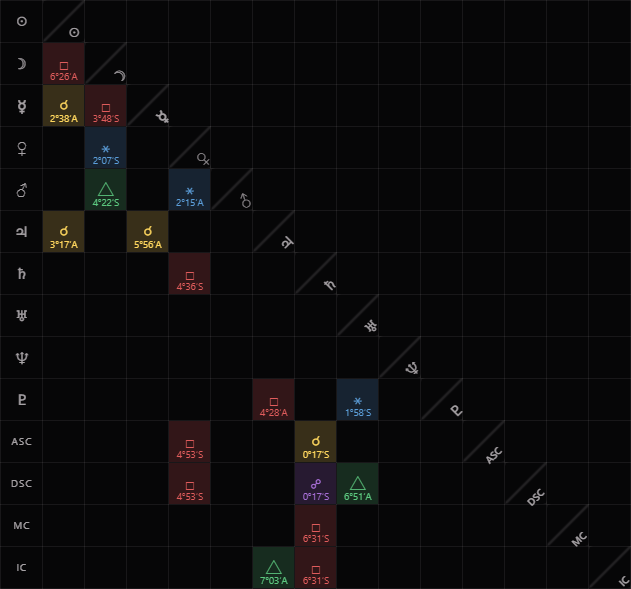
#> input picture scripts/_grid_new.png, 631 x 589 px, found by its file name
$ python _check_grid_px.py
#> lines starting #> are read from the running program, lines starting #| are printed output that depends on the picture; after the words box and inside, x2 and y2 are one past the last pixel; in counts of white or black regions, pixels touching at a corner belong together
# -*- coding: utf-8 -*-
"""像素自检: 相位网格新样式 (对角符号+网格线+三角分布)"""
from PIL import Image
import numpy as np

img = Image.open('scripts/_grid_new.png').convert('RGB')
#> img is the input picture: PIL image 631x589 RGB; mean R, G, B 11.4, 10.4, 11.1
W, H = img.size
#> W = 631; H = 589
print('截图尺寸:', W, H)
#| 截图尺寸: 631 589
a = np.asarray(img).astype(int)
gray = a.mean(axis=2)
bg = np.median(gray)
#> bg = 6.33
light_rows = sum(1 for y in range(H) if ((gray[y] > bg + 8) & (gray[y] < bg + 40)).mean() > 0.8)
#> light_rows = 15
light_cols = sum(1 for x in range(W) if ((gray[:, x] > bg + 8) & (gray[:, x] < bg + 40)).mean() > 0.8)
#> light_cols = 16
print('浅色网格线: 横%d条 纵%d条 (背景亮度%.0f) — 应≈15/16' % (light_rows, light_cols, bg))
#| 浅色网格线: 横15条 纵16条 (背景亮度6) — 应≈15/16
mx = a.max(axis=2); mn = a.min(axis=2)
#> after `mx = a.max(axis=2)`:
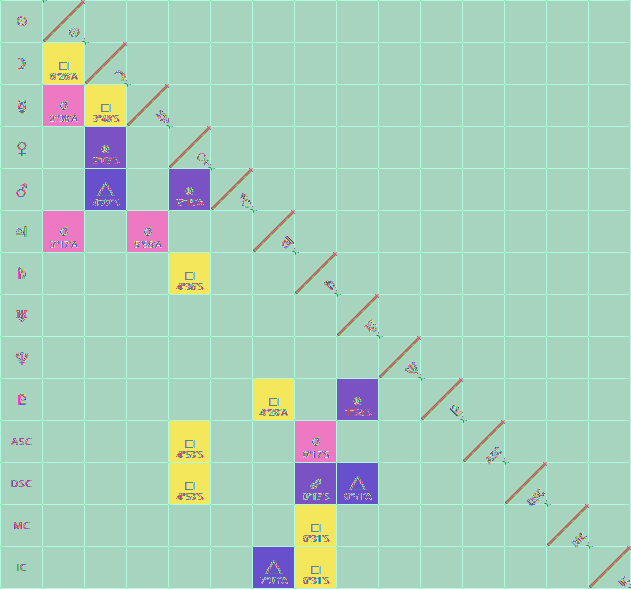
#> mx: shape (589, 631) int64; 199 distinct labels, from 7 to 255; one colour per label, 0 black
#> after `mn = a.min(axis=2)`:
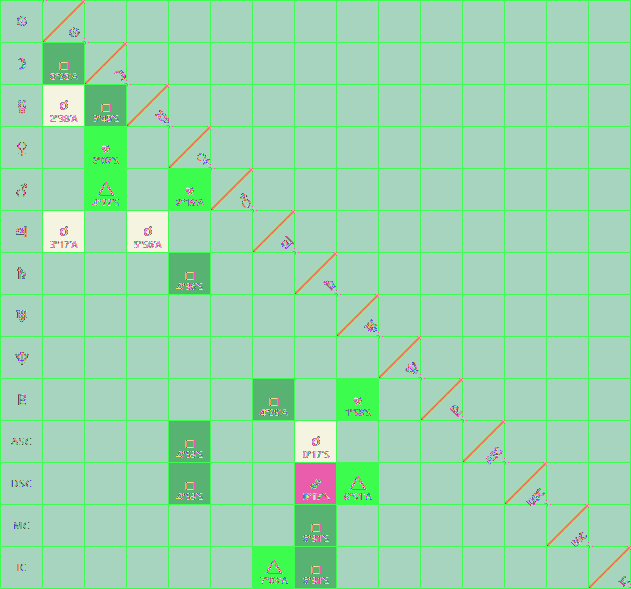
#> mn: shape (589, 631) int64; 146 distinct labels, from 6 to 162; one colour per label, 0 black
sat = (mx - mn) > 40
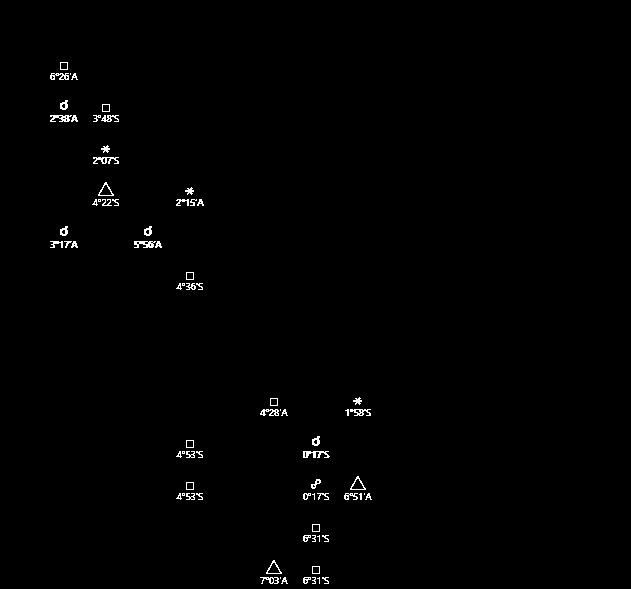
#> sat: shape (589, 631) bool; 0.7% white in thin lines or dots, all inside (x1, y1, x2, y2) = (50, 62, 372, 584)
h2, w2 = H // 2, W // 2
#> h2 = 294; w2 = 315
lower_left = sat[h2:, :w2].mean()
#> lower_left = 0.00811
upper_right = sat[:h2, w2:].mean()
#> upper_right = 0
print('彩色相位块占比: 左下三角=%.3f 右上三角=%.3f (应左下>>右上)' % (lower_left, upper_right))
#| 彩色相位块占比: 左下三角=0.008 右上三角=0.000 (应左下>>右上)
# 对角斜线: 135° 方向亮像素 (每个对角格一条)
diag = 0
for d in range(0, min(W, H) - 10, 4):
    cnt = 0
    for t in range(0, min(W, H) - abs(d) - 4, 4):
        x = t if d >= 0 else t - d
        y = t + (d if d >= 0 else 0)
        if 0 <= x < W and 0 <= y < H:
            px = gray[y, x]
            if bg + 8 < px < bg + 45:
                cnt += 1
    if cnt > 8:
        diag += 1
#> after the loop, diag = 83
print('135°方向斜线检测带: %d (有斜线则 >0)' % diag)
#| 135°方向斜线检测带: 83 (有斜线则 >0)

$ run again, with scripts/_cols_fill_auto.png copied over scripts/_grid_new.png
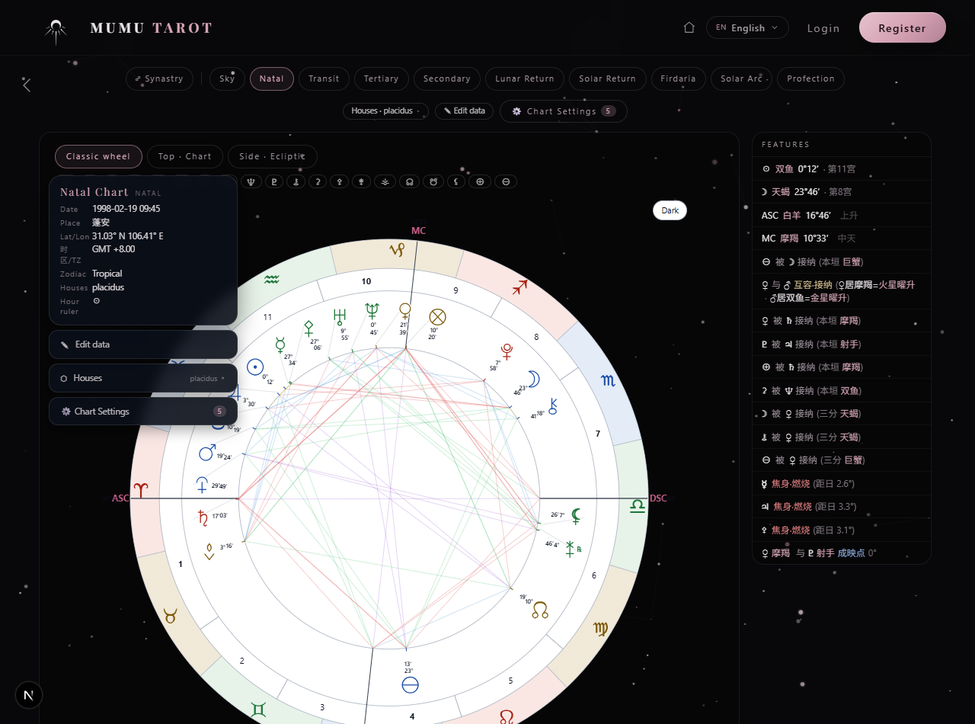
#> input picture scripts/_cols_fill_auto.png, 975 x 724 px, shrunk from 1280 x 950 before the run, found by its file name
#> img is the input picture: PIL image 975x724 RGB; mean R, G, B 78, 77.4, 78.7
#| 截图尺寸: 975 724
#> bg = 8
#> light_rows = 1
#| 浅色网格线: 横1条 纵1条 (背景亮度8) — 应≈15/16
#> `mx = a.max(axis=2)`:
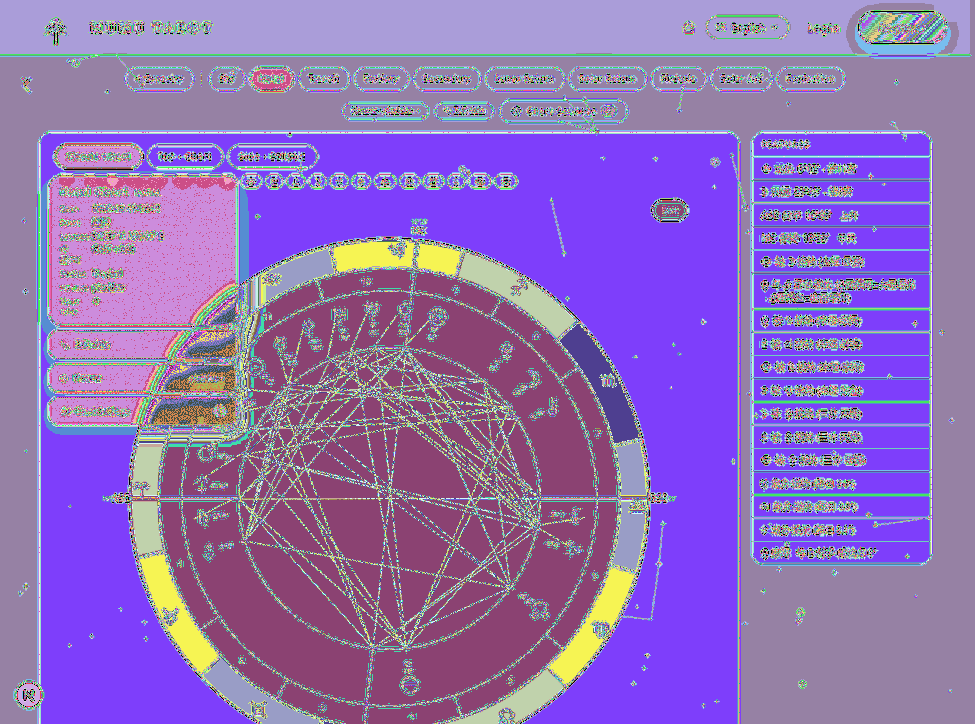
#> mx: shape (724, 975) int64; 256 distinct labels, from 0 to 255; one colour per label, 0 black
#> `sat = (mx - mn) > 40`:
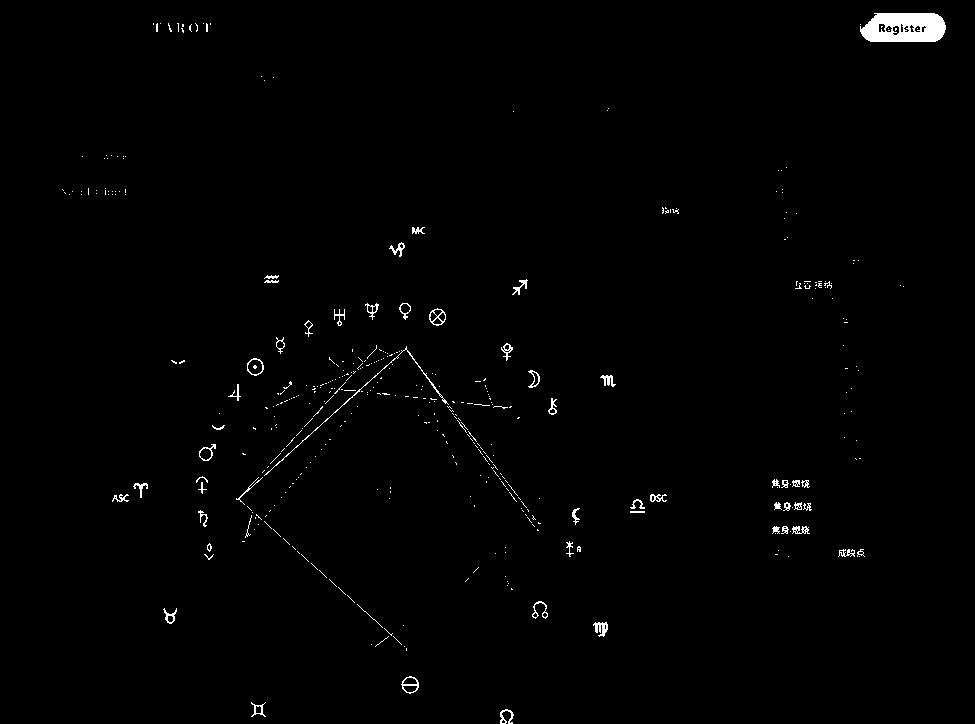
#> sat: shape (724, 975) bool; 0.93% white; 420 white regions (365 under 20 px), largest, box (x1, y1, x2, y2) and area: (860, 13, 946, 42) 2018, (264, 346, 449, 476) 309, (593, 622, 608, 637) 130
#> lower_left = 0.0102
#> upper_right = 0.0133
#| 彩色相位块占比: 左下三角=0.010 右上三角=0.013 (应左下>>右上)
#> after the loop `for d in range(0, min(W, H) - 10, 4):`: diag = 63
#| 135°方向斜线检测带: 63 (有斜线则 >0)

$ run again, with scripts/_cols_v7.png copied over scripts/_grid_new.png
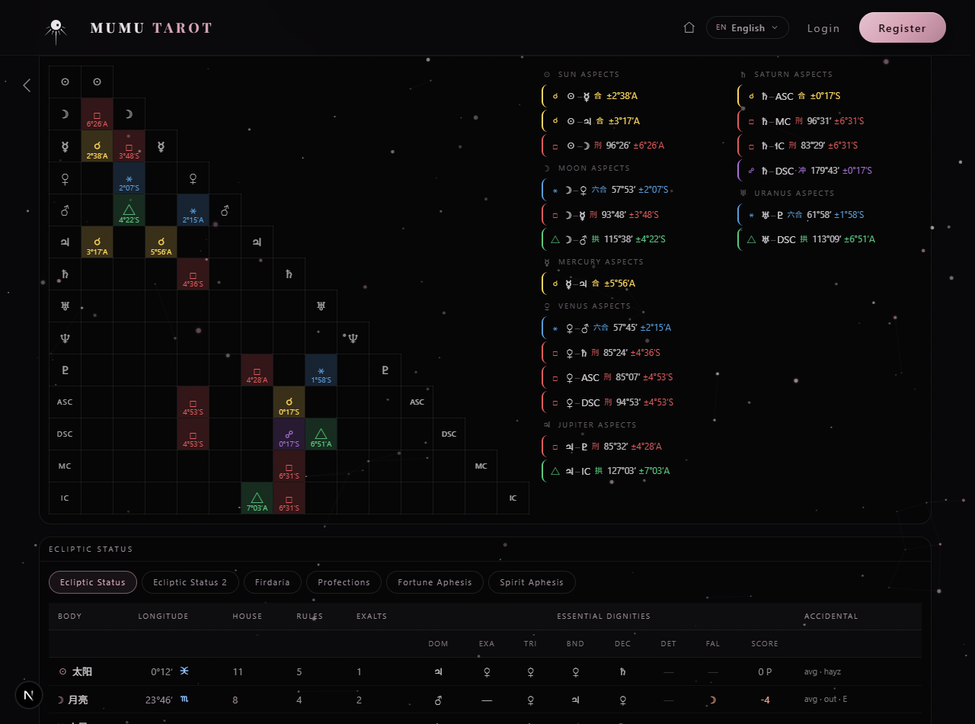
#> input picture scripts/_cols_v7.png, 975 x 724 px, shrunk from 1280 x 950 before the run, found by its file name
#> img is the input picture: PIL image 975x724 RGB; mean R, G, B 11.3, 10.4, 11.5
#| 截图尺寸: 975 724
#> bg = 6.33
#> light_rows = 8
#> light_cols = 2
#| 浅色网格线: 横8条 纵2条 (背景亮度6) — 应≈15/16
#> mx: shape (724, 975) int64; 255 distinct labels, from 0 to 255
#> `mn = a.min(axis=2)`:
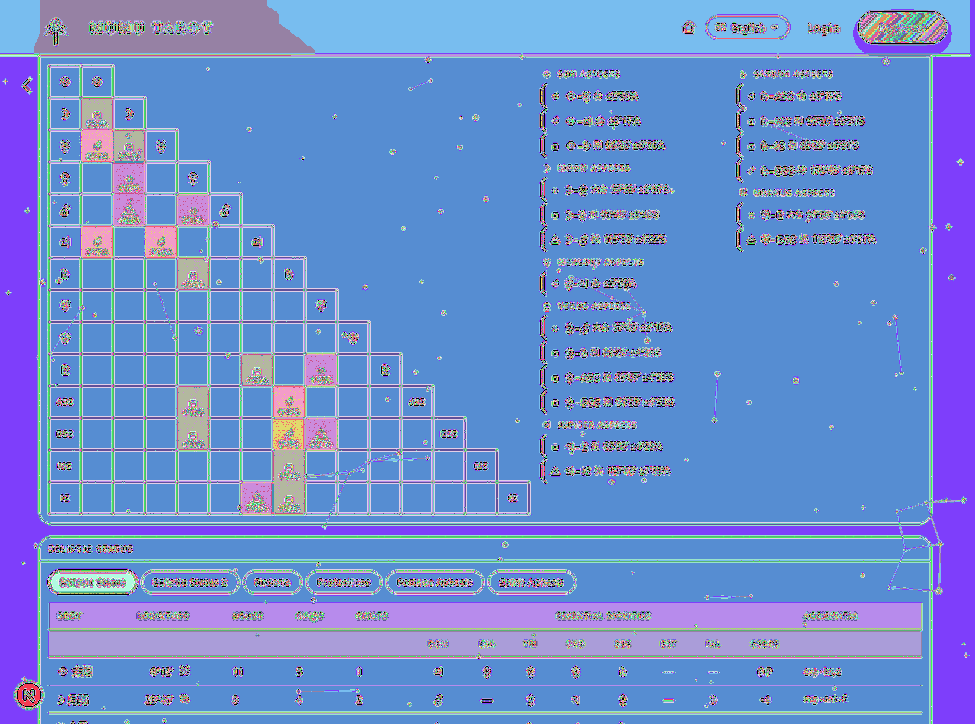
#> mn: shape (724, 975) int64; 248 distinct labels, from 0 to 255; one colour per label, 0 black
#> `sat = (mx - mn) > 40`:
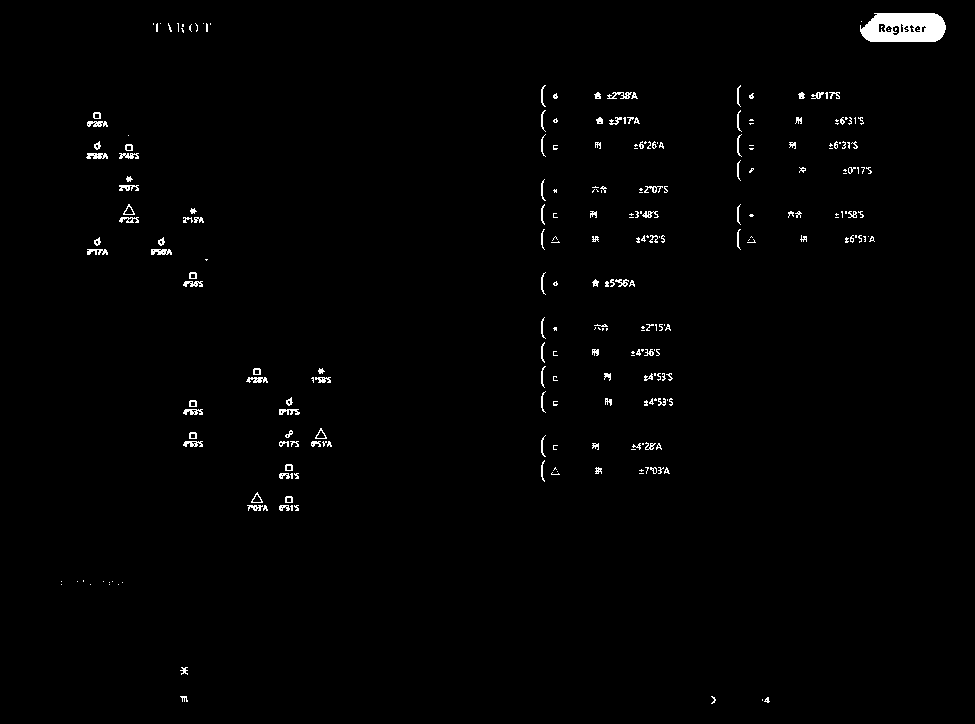
#> sat: shape (724, 975) bool; 1.1% white; 263 white regions (145 under 20 px), largest, box (x1, y1, x2, y2) and area: (860, 13, 946, 42) 2019, (86, 153, 108, 159) 100, (151, 249, 172, 255) 98
#> lower_left = 0.00691
#> upper_right = 0.027
#| 彩色相位块占比: 左下三角=0.007 右上三角=0.027 (应左下>>右上)
#> after the loop `for d in range(0, min(W, H) - 10, 4):`: diag = 67
#| 135°方向斜线检测带: 67 (有斜线则 >0)
